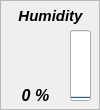
  <widget class="QFrame" name="frame_7">
   <property name="geometry">
    <rect>
     <x>120</x>
     <y>130</y>
     <width>100</width>
     <height>110</height>
    </rect>
   </property>
   <property name="minimumSize">
    <size>
     <width>100</width>
     <height>110</height>
    </size>
   </property>
   <property name="maximumSize">
    <size>
     <width>100</width>
     <height>110</height>
    </size>
   </property>
   <property name="frameShape">
    <enum>QFrame::StyledPanel</enum>
   </property>
   <property name="frameShadow">
    <enum>QFrame::Plain</enum>
   </property>
   <widget class="QLabel" name="label_8">
    <property name="geometry">
     <rect>
      <x>0</x>
      <y>0</y>
      <width>101</width>
      <height>31</height>
     </rect>
    </property>
    <property name="font">
     <font>
      <pointsize>11</pointsize>
      <weight>75</weight>
      <italic>true</italic>
      <bold>true</bold>
      <underline>false</underline>
     </font>
    </property>
    <property name="text">
     <string>Humidity</string>
    </property>
    <property name="alignment">
     <set>Qt::AlignCenter</set>
    </property>
   </widget>
   <widget class="QLabel" name="label_ch6">
    <property name="geometry">
     <rect>
      <x>0</x>
      <y>80</y>
      <width>71</width>
      <height>31</height>
     </rect>
    </property>
    <property name="font">
     <font>
      <pointsize>12</pointsize>
      <weight>75</weight>
      <italic>true</italic>
      <bold>true</bold>
     </font>
    </property>
    <property name="text">
     <string>0 %</string>
    </property>
    <property name="alignment">
     <set>Qt::AlignCenter</set>
    </property>
   </widget>
   <widget class="QProgressBar" name="progressBar_ch6">
    <property name="geometry">
     <rect>
      <x>70</x>
      <y>30</y>
      <width>21</width>
      <height>71</height>
     </rect>
    </property>
    <property name="sizePolicy">
     <sizepolicy hsizetype="Fixed" vsizetype="Expanding">
      <horstretch>0</horstretch>
      <verstretch>0</verstretch>
     </sizepolicy>
    </property>
    <property name="value">
     <number>0</number>
    </property>
    <property name="alignment">
     <set>Qt::AlignCenter</set>
    </property>
    <property name="textVisible">
     <bool>false</bool>
    </property>
    <property name="orientation">
     <enum>Qt::Vertical</enum>
    </property>
    <property name="invertedAppearance">
     <bool>false</bool>
    </property>
    <property name="textDirection">
     <enum>QProgressBar::TopToBottom</enum>
    </property>
   </widget>
   <widget class="QLabel" name="icon_ch6">
    <property name="geometry">
     <rect>
      <x>10</x>
      <y>30</y>
      <width>51</width>
      <height>51</height>
     </rect>
    </property>
    <property name="text">
     <string/>
    </property>
    <property name="pixmap">
     <pixmap resource="resources.qrc">:/resources/img/resources/img/humidity.png</pixmap>
    </property>
    <property name="scaledContents">
     <bool>true</bool>
    </property>
   </widget>
  </widget>
